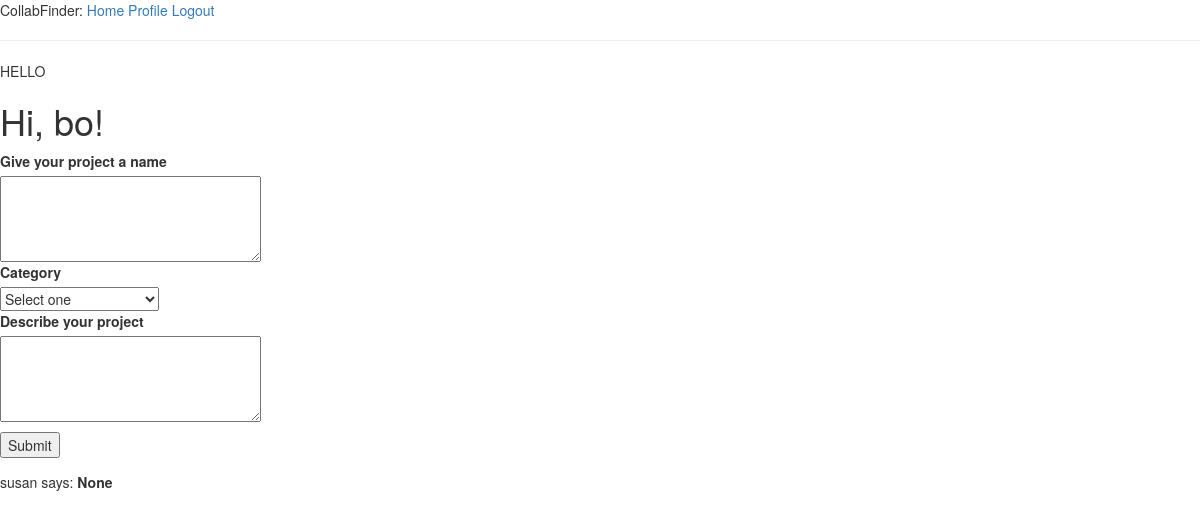
The page /index (signed in) on the database as committed earlier.
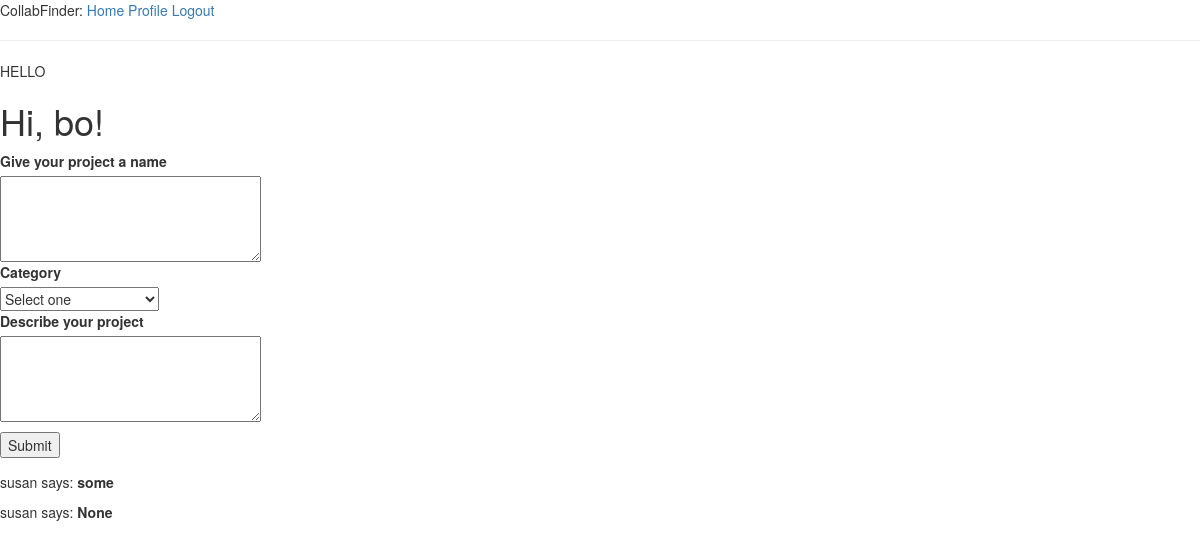
The same page on the database as committed later.
### app/models.py (models this page shows, shortened)
class User(UserMixin, db.Model):
    id = db.Column(db.Integer, primary_key=True)
    username = db.Column(db.String(64), index=True, unique=True)
    email = db.Column(db.String(120), index=True, unique=True)
    password_hash = db.Column(db.String(128))
    projects = db.relationship('Project', backref='creator', lazy='dynamic')
    about_me = db.Column(db.String(140))
    followed = db.relationship( # Looking at relationship from follower (one) --> following (many), this yield the right side (those followed)
        'User', secondary=followers, #Self-ref, association table
        primaryjoin=(followers.c.follower_id == id), #condition to join left side (follower) w/ assoc. table
        secondaryjoin=(followers.c.followed_id == id),
        backref=db.backref('followers', lazy='dynamic'), lazy='dynamic') #defines how this relationship will be accessed from the right side entity
    def followed_projects(self):
        return Project.query.join(
            followers, (followers.c.followed_id == Project.user_id)).filter( #post ID and followed_id match
                followers.c.follower_id == self.id).order_by(
                    Project.timestamp.desc())

class Project(db.Model):
    id = db.Column(db.Integer, primary_key=True)
    category = db.Column(db.String(60))
    name = db.Column(db.String(60))
    descr = db.Column(db.String(140))
    timestamp = db.Column(db.DateTime, index=True, default=datetime.utcnow)
    user_id = db.Column(db.Integer, db.ForeignKey('user.id')) #creator ID (want this to be many to one: many creator to one proj)

### app/routes.py (the view, shortened to what this page needs)
@app.route('/', methods=['GET', 'POST'])
@app.route('/index', methods=['GET', 'POST']) #how to require login only for creating a project on /index?
@login_required
def index():
    form = ProjectForm()
    projects = current_user.followed_projects().all()
    return render_template('index.html', title='Home', form = form, projects = projects)

### app/forms.py
class ProjectForm(FlaskForm):
    categories = ['Select one', 'learning','software development'] #these should be inherited
    learning_categories = ['None', 'Math']
    name = TextAreaField('Give your project a name', validators=[
        DataRequired(), Length(min=1, max=60)])
    category = SelectField('Category', choices=categories, default=1)
    descr = TextAreaField('Describe your project', validators=[
        DataRequired(), Length(min=1, max=140)]) #make 1030
    learning_category = SelectField('learning category', choices=learning_categories, default=1)
    submit = SubmitField('Submit')

### app/models.py (called while the page is built)
@login.user_loader
def load_user(id):
    return User.query.get(int(id))

### app/templates/index.html (shortened to what this page needs)
{% extends "base.html" %}
{% block content %}
<p>HELLO</p>
    <h1>Hi, {{ current_user.username }}!</h1>
    <form action="" method="post">
        <p>
            {{ form.name.label }}<br>
            {{ form.name(cols=32, rows=4) }}<br>
            {{ form.category.label }}<br>
            {{ form.category(cols=32, rows=4) }}<br>
            {{ form.descr.label }}<br>
            {{ form.descr(cols=32, rows=4) }}<br>
        </p>
        <p>{{ form.submit() }}</p>
    </form>
    {% for project in projects %}
    <div><p>{{ project.creator.username }} says: <b>{{ project.name }}</b></p></div>
    {% endfor %}
{% endblock %}

### app/templates/base.html (shortened to what this page needs)
<html>
    <head>
        <link href="http://netdna.bootstrapcdn.com/bootstrap/3.0.0/css/bootstrap.min.css" rel="stylesheet" media="screen">
    </head>
    <body>
        <div>
            CollabFinder:
            <a href="{{ url_for('index') }}">Home</a>
            {% if current_user.is_anonymous %}
                <a href="{{ url_for('login') }}">Login</a>
            {% else %}
                <a href="{{ url_for('user', username=current_user.username) }}">Profile</a>
                <a href="{{ url_for('logout') }}">Logout</a>
            {% endif %}
        </div>
        <hr>
        {% block content %}{% endblock %}
    </body>
</html>

Rows that differ between the two databases and show on the page:
added Project: creator.username "susan", name "some"
